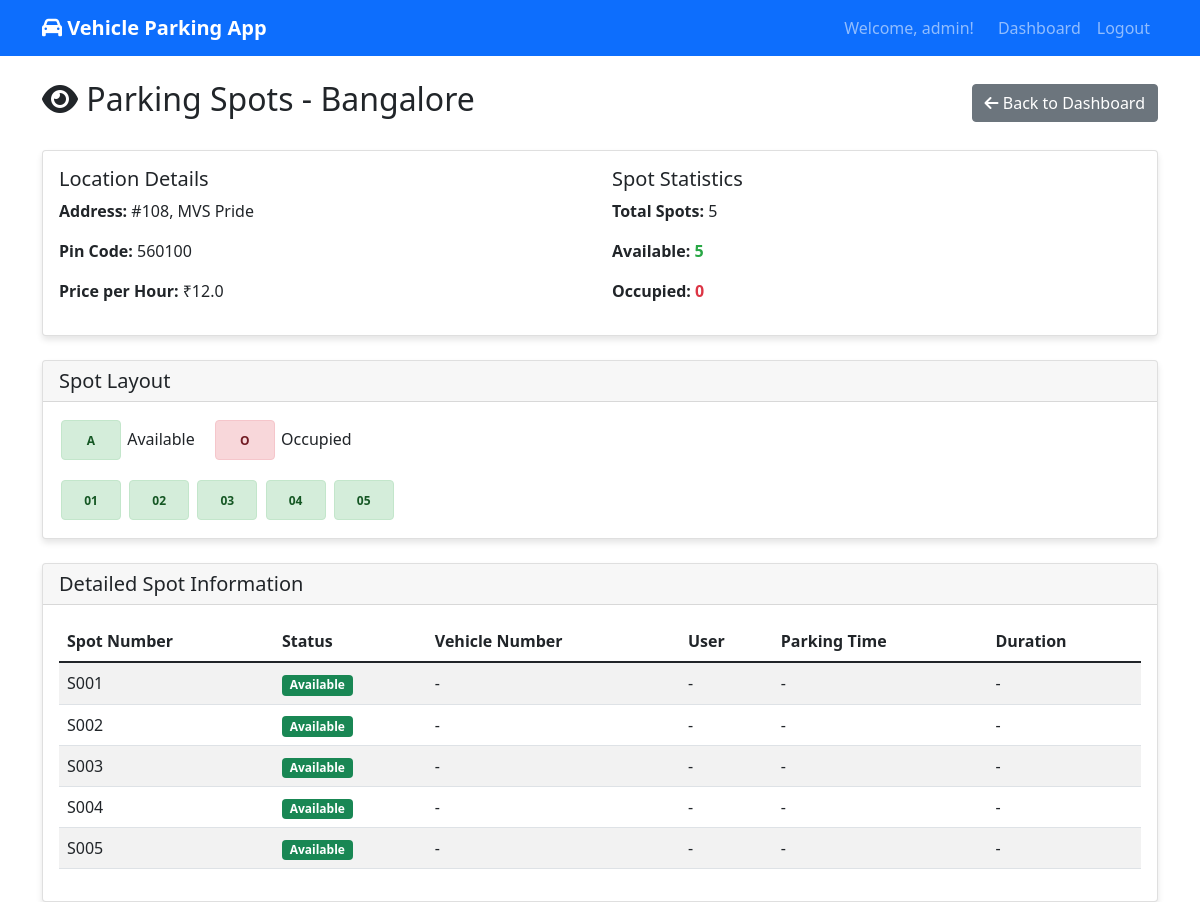
The app's page /admin/view_spots/1 (signed in) with its own data.
### app.py (models this page shows)
class ParkingLot(db.Model):
    id = db.Column(db.Integer, primary_key=True)
    prime_location_name = db.Column(db.String(100), nullable=False)
    address = db.Column(db.Text, nullable=False)
    pin_code = db.Column(db.String(10), nullable=False)
    price_per_hour = db.Column(db.Float, nullable=False)
    maximum_number_of_spots = db.Column(db.Integer, nullable=False)
    created_at = db.Column(db.DateTime, default=datetime.utcnow)
    parking_spots = db.relationship('ParkingSpot', backref='parking_lot', lazy=True, cascade='all, delete-orphan')

class ParkingSpot(db.Model):
    id = db.Column(db.Integer, primary_key=True)
    lot_id = db.Column(db.Integer, db.ForeignKey('parking_lot.id'), nullable=False)
    spot_number = db.Column(db.String(10), nullable=False)
    status = db.Column(db.String(1), default='A')  # A-Available, O-Occupied
    reservations = db.relationship('Reservation', backref='parking_spot', lazy=True)

### app.py (the view, shortened to what this page needs)
@app.route('/admin/view_spots/<int:lot_id>')
def view_spots(lot_id):
    if not session.get('is_admin'):
        return redirect(url_for('login'))
    lot = ParkingLot.query.get_or_404(lot_id)
    spots = ParkingSpot.query.filter_by(lot_id=lot_id).all()
    spot_details = []
    for spot in spots:
        detail = {'spot': spot}
        spot_details.append(detail)
    return render_template('view_spots.html', lot=lot, spot_details=spot_details)

### templates/view_spots.html (shortened to what this page needs)
{% extends "base.html" %}
{% block content %}
<div class="d-flex justify-content-between align-items-center mb-4">
    <h2><i class="fas fa-eye"></i> Parking Spots - {{ lot.prime_location_name }}</h2>
    <a href="{{ url_for('admin_dashboard') }}" class="btn btn-secondary">
        <i class="fas fa-arrow-left"></i> Back to Dashboard
    </a>
</div>
<div class="card mb-4">
    <div class="card-body">
        <div class="row">
            <div class="col-md-6">
                <h5>Location Details</h5>
                <p><strong>Address:</strong> {{ lot.address }}</p>
                <p><strong>Pin Code:</strong> {{ lot.pin_code }}</p>
                <p><strong>Price per Hour:</strong> ₹{{ lot.price_per_hour }}</p>
            </div>
            <div class="col-md-6">
                <h5>Spot Statistics</h5>
                <p><strong>Total Spots:</strong> {{ lot.maximum_number_of_spots }}</p>
                <p><strong>Available:</strong> <span class="status-available">{{ spot_details|selectattr("spot.status", "equalto", "A")|list|length }}</span></p>
                <p><strong>Occupied:</strong> <span class="status-occupied">{{ spot_details|selectattr("spot.status", "equalto", "O")|list|length }}</span></p>
            </div>
        </div>
    </div>
</div>
<div class="card mb-4">
    <div class="card-header">
        <h5 class="mb-0">Spot Layout</h5>
    </div>
    <div class="card-body">
        <div class="mb-3">
            <span class="parking-spot spot-available">A</span> Available
            <span class="parking-spot spot-occupied ms-3">O</span> Occupied
        </div>
        <div class="spots-grid">
            {% for detail in spot_details %}
                <div class="parking-spot {{ 'spot-available' if detail.spot.status == 'A' else 'spot-occupied' }}"
                     title="Spot {{ detail.spot.spot_number }} - {{ 'Available' if detail.spot.status == 'A' else 'Occupied' }}">
                    {{ detail.spot.spot_number[-2:] }}
                </div>
            {% endfor %}
        </div>
    </div>
</div>
<div class="card">
    <div class="card-header">
        <h5 class="mb-0">Detailed Spot Information</h5>
    </div>
    <div class="card-body">
        <div class="table-responsive">
            <table class="table table-striped">
                <thead>
                    <tr>
                        <th>Spot Number</th>
                        <th>Status</th>
                        <th>Vehicle Number</th>
                        <th>User</th>
                        <th>Parking Time</th>
                        <th>Duration</th>
                    </tr>
                </thead>
                <tbody>
                    {% for detail in spot_details %}
                    <tr>
                        <td>{{ detail.spot.spot_number }}</td>
                        <td>
                            {% if detail.spot.status == 'A' %}
                                <span class="badge bg-success">Available</span>
                            {% else %}
                                <span class="badge bg-danger">Occupied</span>
                            {% endif %}
                        </td>
                        <td>
                            {% if detail.reservation %}
                                {{ detail.reservation.vehicle_number }}
                            {% else %}
                                -
                            {% endif %}
                        </td>
                        <td>
                            {% if detail.reservation %}
                                {{ detail.reservation.user.username }}
                            {% else %}
                                -
                            {% endif %}
                        </td>
                        <td>
                            {% if detail.reservation %}
                                {{ detail.reservation.parking_timestamp.strftime('%Y-%m-%d %H:%M') }}
                            {% else %}
                                -
                            {% endif %}
                        </td>
                        <td>
                            {% if detail.duration_hours %}
                                {{ "%.1f"|format(detail.duration_hours) }} hours
                            {% else %}
                                -
                            {% endif %}
                        </td>
                    </tr>
                    {% endfor %}
                </tbody>
            </table>
        </div>
    </div>
</div>
{% endblock %}

### templates/base.html (style rules this page uses)
.card { box-shadow: 0 4px 6px rgba(0, 0, 0, 0.1); }
.status-available { color: #28a745; font-weight: bold; }
.status-occupied { color: #dc3545; font-weight: bold; }
.parking-spot { width: 60px; height: 40px; margin: 2px; display: inline-block; text-align: center; line-height: 40px; border-radius: 4px; font-size: 12px; font-weight: bold; }
.spot-available { background-color: #d4edda; color: #155724; border: 1px solid #c3e6cb; }
.spot-occupied { background-color: #f8d7da; color: #721c24; border: 1px solid #f5c6cb; }

### records on screen
ParkingLot: prime_location_name "Bangalore", address "#108, MVS Pride", pin_code "560100", price_per_hour "12.0", maximum_number_of_spots "5"
ParkingSpot: spot "01", spot.spot_number "S001"
ParkingSpot: spot "02", spot.spot_number "S002"
ParkingSpot: spot "03", spot.spot_number "S003"
ParkingSpot: spot "04", spot.spot_number "S004"
ParkingSpot: spot "05", spot.spot_number "S005"

### other values on screen
{{ session.username }} "admin"
{{ spot_details|selectattr("spot.status", "equalto", "A")|list|length }} "5"
{{ spot_details|selectattr("spot.status", "equalto", "O")|list|length }} "0"
